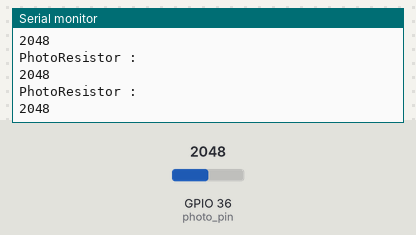
The sketch below on a simulated ESP32. On the bench: the last lines printed to the serial monitor. The inputs (shaded band) are chosen by the test bench; at power-on: GPIO 36 (photo_pin) = 2048.

Above: at 1.2 s.
1.3 s: GPIO 36 (photo_pin) set to 2866
At 1.31 s:
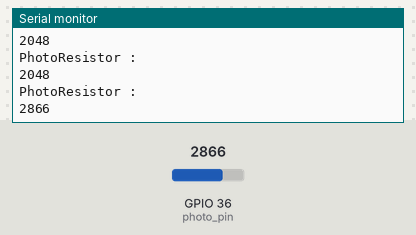
2.8 s: GPIO 36 (photo_pin) set to 3603
At 3.61 s:
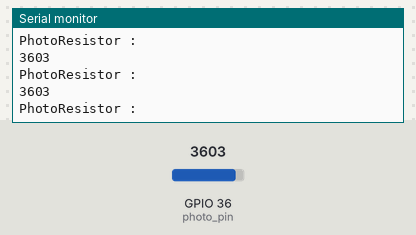
Timing chart, 0 to 5.8 s (numbered marks = the images above; inputs shaded):
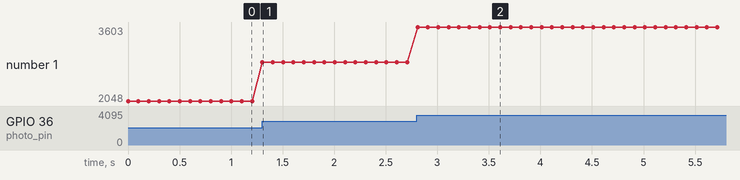

The sketch:

Photoresistor_Sensor_Read.ino
```cpp
const int photo_pin = A0;

void setup() {
  // put your setup code here, to run once:
  Serial.begin(9600);
  pinMode(photo_pin, INPUT);

  /*
 * Sets the sample bits and read resolution
 * Default is 12bit (0 - 4095)
 * Range is 9 - 12
 * */
  analogSetWidth(9);

}

void loop() {
  // put your main code here, to run repeatedly:

  Serial.println("PhotoResistor : ");
  Serial.println(analogRead(photo_pin));
  delay(100);
}
```

Measured:
- after the input at 1.3 s, the serial monitor: prints a new line at once (image 1)
- after the input at 2.8 s, the serial monitor: prints a new line at once (image 2)
- plotted number 1: 2048 → 2866 after the input at 1.3 s, 2866 → 3603 after the input at 2.8 s
